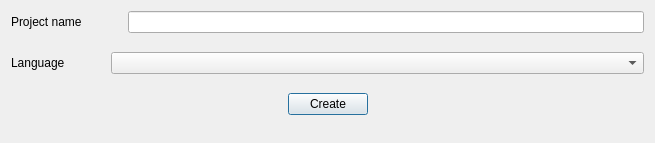
<?xml version="1.0" encoding="UTF-8"?>
<ui version="4.0">
 <class>Dialog_createProject</class>
 <widget class="QDialog" name="Dialog_createProject">
  <property name="geometry">
   <rect>
    <x>0</x>
    <y>0</y>
    <width>655</width>
    <height>143</height>
   </rect>
  </property>
  <property name="windowTitle">
   <string>Create Project</string>
  </property>
  <layout class="QHBoxLayout" name="horizontalLayout_2">
   <item>
    <layout class="QVBoxLayout" name="verticalLayout_main" stretch="0,0,0,0,0,2">
     <item>
      <layout class="QHBoxLayout" name="horizontalLayout_projectName" stretch="1,0,2">
       <property name="sizeConstraint">
        <enum>QLayout::SetMaximumSize</enum>
       </property>
       <item>
        <widget class="QLabel" name="label_projectName">
         <property name="sizePolicy">
          <sizepolicy hsizetype="Maximum" vsizetype="Maximum">
           <horstretch>0</horstretch>
           <verstretch>0</verstretch>
          </sizepolicy>
         </property>
         <property name="text">
          <string>Project name</string>
         </property>
         <property name="textInteractionFlags">
          <set>Qt::LinksAccessibleByMouse|Qt::TextSelectableByMouse</set>
         </property>
        </widget>
       </item>
       <item>
        <spacer name="horizontalSpacer_projectName">
         <property name="orientation">
          <enum>Qt::Horizontal</enum>
         </property>
         <property name="sizeHint" stdset="0">
          <size>
           <width>40</width>
           <height>20</height>
          </size>
         </property>
        </spacer>
       </item>
       <item>
        <widget class="QLineEdit" name="lineEdit_projectName"/>
       </item>
      </layout>
     </item>
     <item>
      <spacer name="verticalSpacer_main_1">
       <property name="orientation">
        <enum>Qt::Vertical</enum>
       </property>
       <property name="sizeHint" stdset="0">
        <size>
         <width>466</width>
         <height>13</height>
        </size>
       </property>
      </spacer>
     </item>
     <item>
      <layout class="QHBoxLayout" name="horizontalLayout_language" stretch="1,0,2">
       <property name="sizeConstraint">
        <enum>QLayout::SetMaximumSize</enum>
       </property>
       <item>
        <widget class="QLabel" name="label_language">
         <property name="sizePolicy">
          <sizepolicy hsizetype="Maximum" vsizetype="Maximum">
           <horstretch>0</horstretch>
           <verstretch>0</verstretch>
          </sizepolicy>
         </property>
         <property name="text">
          <string>Language</string>
         </property>
         <property name="textInteractionFlags">
          <set>Qt::LinksAccessibleByMouse|Qt::TextSelectableByMouse</set>
         </property>
        </widget>
       </item>
       <item>
        <spacer name="horizontalSpacer_language">
         <property name="orientation">
          <enum>Qt::Horizontal</enum>
         </property>
         <property name="sizeHint" stdset="0">
          <size>
           <width>40</width>
           <height>20</height>
          </size>
         </property>
        </spacer>
       </item>
       <item>
        <widget class="QComboBox" name="comboBox_language"/>
       </item>
      </layout>
     </item>
     <item>
      <spacer name="verticalSpacer_main_2">
       <property name="orientation">
        <enum>Qt::Vertical</enum>
       </property>
       <property name="sizeHint" stdset="0">
        <size>
         <width>466</width>
         <height>13</height>
        </size>
       </property>
      </spacer>
     </item>
     <item>
      <layout class="QHBoxLayout" name="horizontalLayout_create">
       <item>
        <spacer name="horizontalSpacer_create_1">
         <property name="orientation">
          <enum>Qt::Horizontal</enum>
         </property>
         <property name="sizeHint" stdset="0">
          <size>
           <width>40</width>
           <height>20</height>
          </size>
         </property>
        </spacer>
       </item>
       <item>
        <widget class="QPushButton" name="pushButton_create">
         <property name="text">
          <string>Create</string>
         </property>
        </widget>
       </item>
       <item>
        <spacer name="horizontalSpacer_create_2">
         <property name="orientation">
          <enum>Qt::Horizontal</enum>
         </property>
         <property name="sizeHint" stdset="0">
          <size>
           <width>40</width>
           <height>20</height>
          </size>
         </property>
        </spacer>
       </item>
      </layout>
     </item>
     <item>
      <spacer name="verticalSpacer_main_3">
       <property name="orientation">
        <enum>Qt::Vertical</enum>
       </property>
       <property name="sizeHint" stdset="0">
        <size>
         <width>20</width>
         <height>40</height>
        </size>
       </property>
      </spacer>
     </item>
    </layout>
   </item>
  </layout>
 </widget>
 <resources/>
 <connections/>
</ui>
